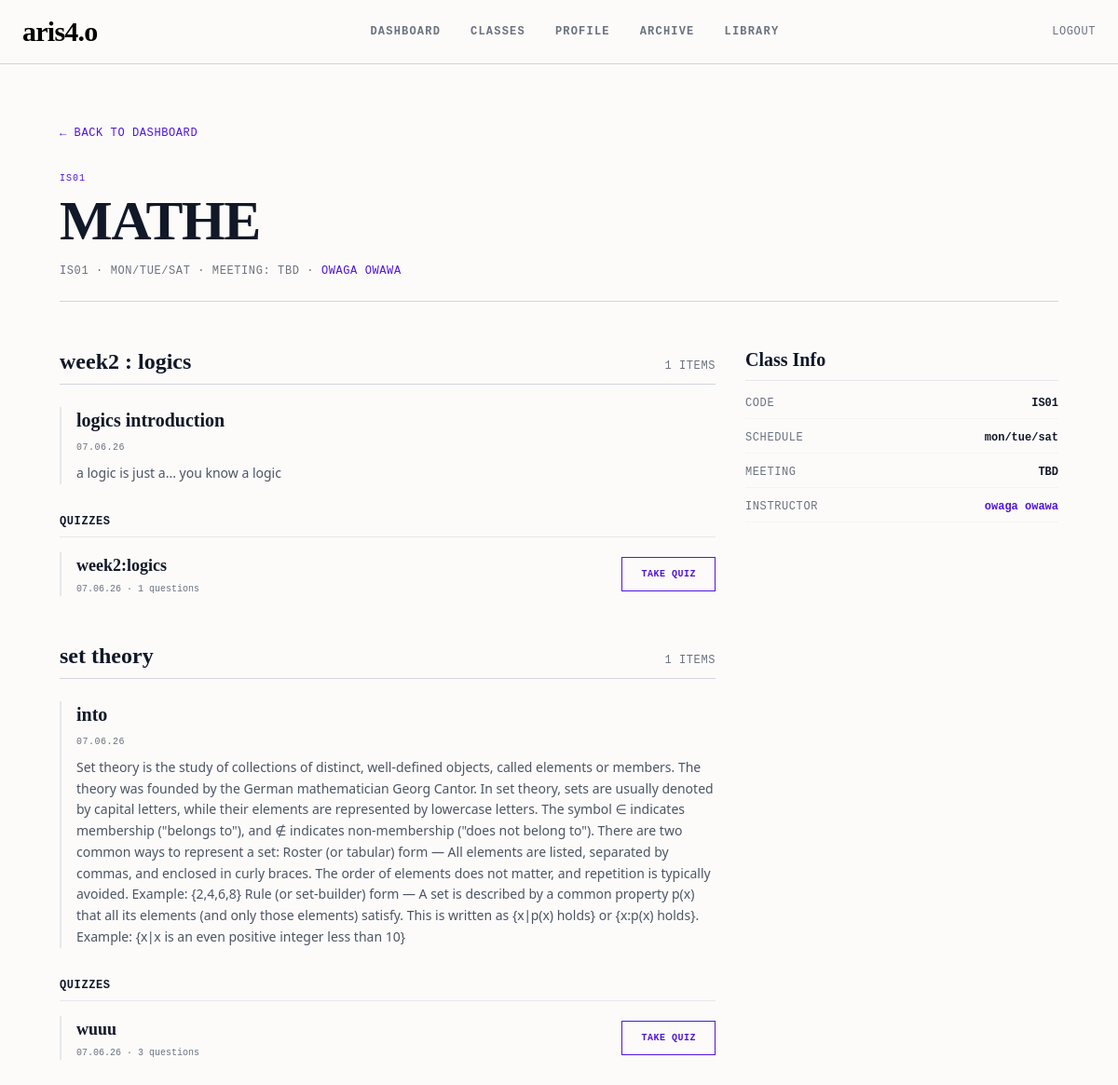
The app's page /study/class/is01/ (signed in) with its own data.
### accounts/models.py (models this page shows, shortened)
class AcademicClass(models.Model):
    code = models.CharField(max_length=20, unique=True)
    title = models.CharField(max_length=200)
    schedule_string = models.CharField(max_length=100)
    meeting_link = models.CharField(max_length=200, blank=True, default='')
    students = models.ManyToManyField(settings.AUTH_USER_MODEL, related_name='enrolled_classes', blank=True)
    instructor = models.ForeignKey(settings.AUTH_USER_MODEL, on_delete=models.SET_NULL, null=True, blank=True, limit_choices_to={'role': 'instructor'}, related_name='taught_classes')
    slug = models.SlugField(unique=True, blank=True)

class User(AbstractUser):
    ROLE_CHOICES=[
        ('student', 'student'),
        ('instructor', 'instructor'),
        ('admin', 'admin'),
        ]
    role = models.CharField(max_length=20, choices=ROLE_CHOICES)
    is_approved = models.BooleanField(default=False)
    xp = models.IntegerField(default=0)

class Module(models.Model):
    academic_class = models.ForeignKey(AcademicClass, on_delete=models.CASCADE, related_name='modules')
    title = models.CharField(max_length=200)
    order = models.IntegerField(default=0)
    class Meta:
        ordering = ['order']

class ClassContent(models.Model):
    academic_class = models.ForeignKey(AcademicClass, on_delete=models.CASCADE, related_name='contents')
    module = models.ForeignKey(Module, on_delete=models.CASCADE, related_name='contents', null=True, blank=True)
    title = models.CharField(max_length=200)
    description = models.TextField(blank=True, null=True)
    file = models.FileField(upload_to='class_contents/', blank=True, null=True)
    created_at = models.DateTimeField(auto_now_add=True)
    order = models.IntegerField(default=0)
    class Meta:
        ordering = ['order', 'created_at']

class Quiz(models.Model):
    title = models.CharField(max_length=255)
    description = models.TextField(blank=True, null=True)
    creator = models.ForeignKey(User, on_delete=models.CASCADE, limit_choices_to={'role': 'instructor'}, related_name='created_quizzes')
    academic_class = models.ForeignKey(AcademicClass, on_delete=models.CASCADE, related_name='quizzes', null=True, blank=True)
    module = models.ForeignKey(Module, on_delete=models.CASCADE, related_name='quizzes', null=True, blank=True)
    created_at = models.DateTimeField(auto_now_add=True)

### accounts/views.py (the view)
# urls.py: path('study/class/<slug:slug>/', views.student_class_view, name='student_class'),
@login_required
def student_class_view(request, slug):
    academic_class = get_object_or_404(AcademicClass, slug=slug)
    if request.user not in academic_class.students.all() and request.user.role != 'instructor':
        return redirect('study_dashboard')
    quizzes = academic_class.quizzes.all()
    submissions = StudentQuizSubmission.objects.filter(student=request.user, quiz__in=quizzes)
    submission_map = {s.quiz_id: s for s in submissions}
    modules = academic_class.modules.prefetch_related(
        models.Prefetch('contents', queryset=ClassContent.objects.all()),
        models.Prefetch('quizzes', queryset=Quiz.objects.prefetch_related('questions')),
    ).all()
    module_data = []
    for module in modules:
        module_quiz_data = []
        for quiz in module.quizzes.all():
            sub = submission_map.get(quiz.id)
            module_quiz_data.append({
                'quiz': quiz,
                'submission': sub,
                'has_submitted': sub is not None,
            })
        module_data.append({
            'module': module,
            'contents': module.contents.all(),
            'quiz_data': module_quiz_data,
        })
    orphaned_contents = academic_class.contents.filter(module__isnull=True)
    orphaned_quizzes = academic_class.quizzes.filter(module__isnull=True)
    orphaned_quiz_data = [
        {'quiz': quiz, 'submission': submission_map.get(quiz.id), 'has_submitted': submission_map.get(quiz.id) is not None}
        for quiz in orphaned_quizzes
    ]
    return render(request, 'student_class_detail.html', {
        'class': academic_class,
        'module_data': module_data,
        'orphaned_contents': orphaned_contents,
        'orphaned_quiz_data': orphaned_quiz_data,
    })

### accounts/templates/student_class_detail.html (shortened to what this page needs)
{% extends 'base.html' %}
{% block content %}
<main class="max-w-[1200px] mx-auto px-5 md:px-16 py-12 pb-32">
  <div class="mb-8">
    <a href="{% url 'study_dashboard' %}" class="font-mono text-xs text-[#4f14e0] hover:underline uppercase tracking-wider">
      &larr; BACK TO DASHBOARD
    </a>
  </div>
  <header class="mb-12 pb-6 border-b border-gray-300">
    <span class="font-mono text-[10px] text-[#4f14e0] uppercase tracking-widest block mb-2">{{ class.code }}</span>
    <h1 class="font-serif text-4xl md:text-6xl font-black tracking-tight leading-none text-gray-900 uppercase mb-4">
      {{ class.title }}
    </h1>
    <div class="font-mono text-xs text-gray-500 uppercase tracking-wider">
      {{ class.code }} &middot; {{ class.schedule_string }} &middot; Meeting: {{ class.meeting_link|default:"TBD" }} &middot; <a href="{% url 'teacher_profile_by_username' username=class.instructor.username %}" class="text-[#4f14e0] hover:underline">{{ class.instructor.get_full_name|default:class.instructor.username }}</a>
    </div>
  </header>
  <div class="grid grid-cols-1 md:grid-cols-12 gap-8">
    <div class="md:col-span-8 space-y-12">
      {% if module_data %}
        {% for mod in module_data %}
        <section>
          <div class="flex items-baseline justify-between mb-6 pb-2 border-b border-gray-300">
            <h2 class="font-serif text-2xl font-bold text-gray-900">{{ mod.module.title }}</h2>
            <span class="font-mono text-xs text-gray-500 uppercase tracking-wider">{{ mod.contents|length }} ITEMS</span>
          </div>
          {% if mod.contents %}
          <div class="space-y-6">
            {% for content in mod.contents %}
            <div class="pl-4 border-l-2 border-gray-200">
              <h3 class="font-serif text-xl font-bold text-gray-900">{{ content.title }}</h3>
              <span class="font-mono text-[10px] text-gray-500 uppercase tracking-wider">{{ content.created_at|date:"d.m.y" }}</span>
              {% if content.description %}
              <p class="text-sm text-gray-600 mt-2 leading-relaxed">{{ content.description }}</p>
              {% endif %}
            </div>
            {% endfor %}
          </div>
          {% else %}
          <p class="font-mono text-sm text-gray-500 uppercase tracking-wider text-center py-8">No materials in this module</p>
          {% endif %}
          {% if mod.quiz_data %}
          <div class="mt-8">
            <h3 class="font-mono text-xs font-bold text-gray-900 uppercase tracking-wider mb-4 pb-2 border-b border-gray-200">Quizzes</h3>
            <div class="space-y-4">
              {% for item in mod.quiz_data %}
              <div class="pl-4 border-l-2 border-gray-200">
                <div class="flex items-center justify-between">
                  <div>
                    <h4 class="font-serif text-lg font-bold text-gray-900">{{ item.quiz.title }}</h4>
                    <p class="font-mono text-[10px] text-gray-500 mt-1">{{ item.quiz.created_at|date:"d.m.y" }} &middot; {{ item.quiz.questions.count }} questions</p>
                  </div>
                  {% if item.has_submitted %}
                    <div class="text-right shrink-0 ml-4">
                      <span class="font-mono text-xs {% if item.submission.score == item.submission.total %}text-green-600{% else %}text-amber-600{% endif %}">
                        Score: {{ item.submission.score }}/{{ item.submission.total }}
                      </span>
                      <a href="{% url 'student_quiz_result' quiz_id=item.quiz.id %}" class="block font-mono text-[10px] text-[#4f14e0] hover:underline uppercase tracking-wider mt-1">VIEW RESULT</a>
                    </div>
                  {% else %}
                    <a href="{% url 'student_take_quiz' quiz_id=item.quiz.id %}" class="text-[#4f14e0] border border-[#4f14e0] px-5 py-2.5 font-mono text-[10px] font-bold uppercase tracking-wider hover:bg-[#4f14e0] hover:text-white transition-colors shrink-0 ml-4">
                      TAKE QUIZ
                    </a>
                  {% endif %}
                </div>
              </div>
              {% endfor %}
            </div>
          </div>
          {% endif %}
        </section>
        {% endfor %}
      {% else %}
        <p class="font-mono text-sm text-gray-500 uppercase tracking-wider text-center py-12">No modules available yet</p>
      {% endif %}
    </div>
    <div class="md:col-span-4">
      <div class="sticky top-24">
        <h3 class="font-serif text-xl font-bold text-gray-900 mb-4 pb-2 border-b border-gray-200">Class Info</h3>
        <div class="space-y-3 font-mono text-xs text-gray-500">
          <div class="flex justify-between pb-2 border-b border-gray-100">
            <span class="uppercase tracking-wider">Code</span>
            <span class="font-bold text-gray-900">{{ class.code }}</span>
          </div>
          <div class="flex justify-between pb-2 border-b border-gray-100">
            <span class="uppercase tracking-wider">Schedule</span>
            <span class="font-bold text-gray-900">{{ class.schedule_string }}</span>
          </div>
          <div class="flex justify-between pb-2 border-b border-gray-100">
            <span class="uppercase tracking-wider">Meeting</span>
            <span class="font-bold text-gray-900">{{ class.meeting_link|default:"TBD" }}</span>
          </div>
          <div class="flex justify-between pb-2 border-b border-gray-100">
            <span class="uppercase tracking-wider">Instructor</span>
            <a href="{% url 'teacher_profile_by_username' username=class.instructor.username %}" class="font-bold text-[#4f14e0] hover:underline">{{ class.instructor.get_full_name|default:class.instructor.username }}</a>
          </div>
        </div>
      </div>
    </div>
  </div>
</main>
{% endblock %}

### records on screen
AcademicClass: code "IS01", title "MATHE", schedule_string "MON/TUE/SAT", meeting_link "TBD", instructor.get_full_name "OWAGA OWAWA", schedule_string "mon/tue/sat", instructor.get_full_name "owaga owawa"
Module: module "week2 : logics", contents|length "1"
ClassContent: title "logics introduction", created_at "07.06.26", description "a logic is just a... you know a logic"
Quiz: quiz "week2:logics", quiz.created_at "07.06.26", quiz.questions.count "1"
Module: module "set theory", contents|length "1"
ClassContent: title "into", created_at "07.06.26", description "Set theory is the study of collections of distinct, well-defined objects, called elements or members. The theory was founded by the German mathematician Georg Cantor. In set theory, sets are usually denoted by capital letters, while their elements are represented by lowercase letters. The symbol ∈ indicates membership (\"belongs to\"), and ∉ indicates non‑membership (\"does not belong to\"). There are two common ways to represent a set: Roster (or tabular) form — All elements are listed, separated by commas, and enclosed in curly braces. The order of elements does not matter, and repetition is typically avoided. Example: {2,4,6,8} Rule (or set‑builder) form — A set is described by a common…"
Quiz: quiz "wuuu", quiz.created_at "07.06.26", quiz.questions.count "3"
